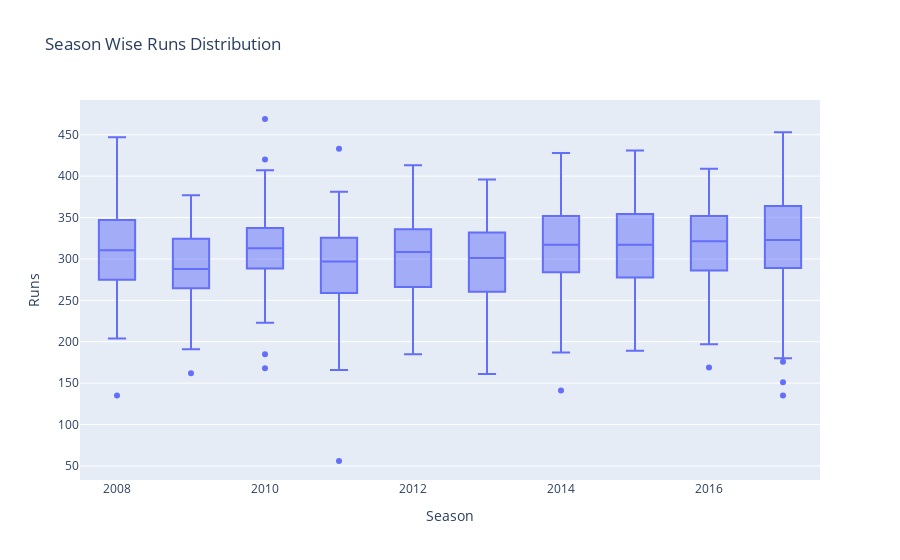

Here is the notebook cell this chart was saved with:
### Code cell
# Plot Box Plot here

trace = go.Box(x=season_wise['season'], y=season_wise['total_runs'])

data = [trace]

layout = go.Layout(title='Season Wise Runs Distribution', xaxis={'title':'Season'}, yaxis={'title':'Runs'})

fig = go.Figure(data=data, layout=layout)
fig.show()

### Figure 1 — Plotly figure (JSON) as saved in the notebook; plotly's stock layout.template omitted (floating-point values rounded to 4 significant figures; data arrays with more than 128 entries replaced by an {"elided": "..."} marker saying what was removed)
{"data": [{"type": "box", "x": {"elided": "636 int values"}, "y": {"elided": "636 int values"}}], "layout": {"title": {"text": "Season Wise Runs Distribution"}, "xaxis": {"title": {"text": "Season"}}, "yaxis": {"title": {"text": "Runs"}}}}
